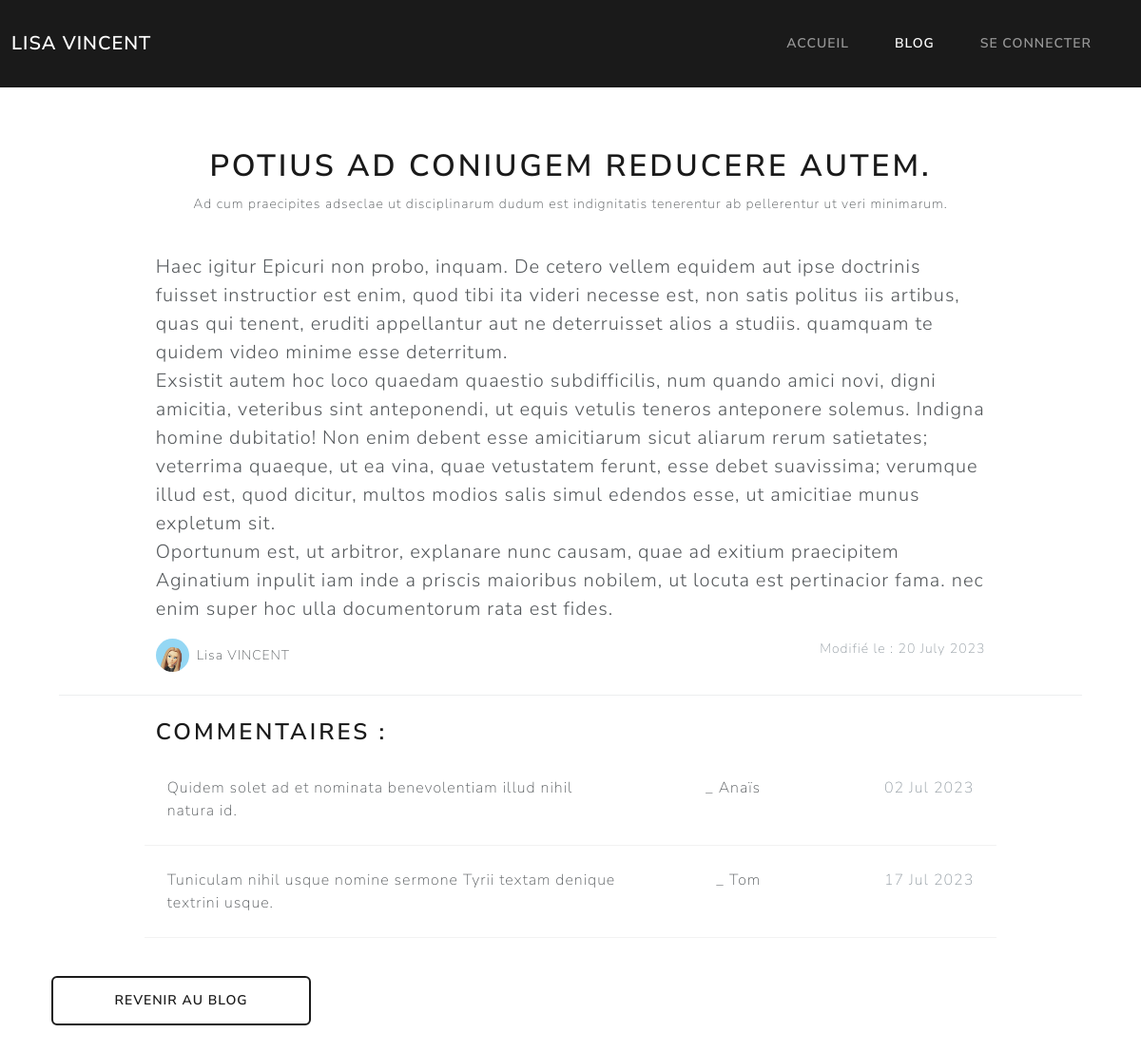
Screenshot of /posts/8 with the database file from the repository.
### tables this page shows
CREATE TABLE IF NOT EXISTS posts (
    id INT AUTO_INCREMENT PRIMARY KEY NOT NULL,
    title VARCHAR(100) NOT NULL,
    chapo TEXT NOT NULL,
    content TEXT NOT NULL,
    author INT NOT NULL,
    created_at TIMESTAMP DEFAULT CURRENT_TIMESTAMP,
    updated_at TIMESTAMP DEFAULT CURRENT_TIMESTAMP ON UPDATE CURRENT_TIMESTAMP,
    FOREIGN KEY (author) REFERENCES users(id)
);

CREATE TABLE IF NOT EXISTS users (
    id INT AUTO_INCREMENT PRIMARY KEY NOT NULL,
    firstname VARCHAR(50) NOT NULL,
    lastname VARCHAR(100) NOT NULL,
    email VARCHAR(150) NOT NULL,
    password VARCHAR(255) NOT NULL,
    isAdmin BOOLEAN DEFAULT 0,
    created_at TIMESTAMP DEFAULT CURRENT_TIMESTAMP,
    updated_at TIMESTAMP DEFAULT CURRENT_TIMESTAMP ON UPDATE CURRENT_TIMESTAMP
);

CREATE TABLE IF NOT EXISTS comments (
    id INT AUTO_INCREMENT PRIMARY KEY NOT NULL,
    content TEXT NOT NULL,
    author INT NOT NULL,
    status ENUM('pending', 'accepted', 'deleted') NOT NULL,
    created_at TIMESTAMP DEFAULT CURRENT_TIMESTAMP,
    updated_at TIMESTAMP DEFAULT CURRENT_TIMESTAMP ON UPDATE CURRENT_TIMESTAMP,
    FOREIGN KEY (author) REFERENCES users(id)
);

### app/Controllers/Controller.php (called while the page is built, shortened)
<?php
abstract class Controller {
    protected $db;
    public $views = '../views/';
    public function __construct(Connection $db)
    {
        $this->db = $db;
    }
    protected function view(string $path, array $params = null)
    {
        $path = str_replace('.', DIRECTORY_SEPARATOR, $path);
        require $this->views . $path . '.php';
        require $this->views . 'layout.php';
    }
    protected function getDB(): Connection
    {
        return $this->db;
    }
}

### app/Controllers/BlogController.php (called while the page is built, shortened)
<?php
class BlogController extends Controller {
    public function show(int $id)
    {
        $post = (new Post($this->getDB()))->findById($id);
        $author = (new User($this->getDB()))->findById($post->author);
        return $this->view('blog.post', compact('post', 'author'));
    }
}
?>

### routes/Route.php (called while the page is built, shortened)
<?php
class Route {
    public $path;
    public $action;
    public $matches;
    public function __construct($path, $action)
    {
        $this->path = trim($path, '/');
        $this->action = $action;
    }
    public function matches(string $url)
    {
        $path = preg_replace('#:([\w]+)#', '([^/]+)', $this->path);
        $pathToMatch = "#^$path$#i";
        if(preg_match($pathToMatch, $url, $matches))
        {
            $this->matches = $matches;
            return true;
        }else{
            return false;
        }
    }
    public function execute()
    {
        $params = explode('@', $this->action);
        $controller = new $params[0](new Connection(DB_NAME, DB_HOST, DB_USER, DB_PWD));
        $method = $params[1];
        return isset($this->matches[1]) ? $controller->$method($this->matches[1]) : $controller->$method();
    }
}
?>

### routes/Router.php (called while the page is built, shortened)
<?php
class Router {
    public $url;
    public $routes = [];
    public function __construct($url)
    {
        $this->url = trim($url, '/');
    }
    public function get(string $path, string $action)
    {
        $this->routes['GET'][] = new Route($path, $action);
    }
    public function post(string $path, string $action)
    {
        $route = new Route($path, $action);
        $this->routes['POST'][] = $route;
        return $route;
    }
    public function run()
    {
        foreach($this->routes[$_SERVER['REQUEST_METHOD']] as $route)
        {
            if($route->matches($this->url))
            {
                return $route->execute();
            }
        }
        throw new NotFoundException('La page demandée est introuvable.');
    }
}

### public/index.php (called while the page is built, shortened)
<?php
$router = new Router($_GET['url']);
$router->get('/', 'App\Controllers\HomeController@index');
$router->get('/posts', 'App\Controllers\BlogController@index');
$router->get('/posts/:id', 'App\Controllers\BlogController@show');
$router->get('/auth/login', 'App\Controllers\AuthController@login');
$router->post('/auth/login', 'App\Controllers\AuthController@loginPost');
$router->get('/auth/signup', 'App\Controllers\AuthController@signup');
$router->post('/auth/signup', 'App\Controllers\AuthController@signupPost');
$router->get('/logout', 'App\Controllers\AuthController@logout');
$router->get('/admin/dashboard', 'App\Controllers\AuthController@admin');
$router->get('/admin/posts', 'App\Controllers\Admin\PostController@index');
$router->get('/admin/posts/create', 'App\Controllers\Admin\PostController@create');
$router->post('/admin/posts/create', 'App\Controllers\Admin\PostController@createPost');
$router->get('/admin/posts/edit/:id', 'App\Controllers\Admin\PostController@edit');
$router->post('/admin/posts/edit/:id', 'App\Controllers\Admin\PostController@update');
$router->post('/admin/posts/delete/:id', 'App\Controllers\Admin\PostController@delete');
$router->get('/admin/comments/', 'App\Controllers\Admin\CommentController@index');
$router->get('/admin/comments/:id', 'App\Controllers\Admin\CommentController@accept');
$router->get('/admin/comments/delete/:id', 'App\Controllers\Admin\CommentController@delete');
$router->post('/posts/:id/comment/create', 'App\Controllers\Admin\CommentController@commentPost');
$router->get('/admin/users', 'App\Controllers\Admin\UserController@index');
$router->get('/admin/users/:id', 'App\Controllers\Admin\UserController@show');
$router->post('/contact', 'App\Controllers\MailController@send');
try {
    $router->run();
} catch(NotFoundException $e) {
    return $e->error404();
}

### app/Models/Model.php (called while the page is built, shortened)
<?php
abstract class Model {
    protected $db;
    protected $table;
    public function __construct(Connection $db)
    {
        $this->db = $db;
    }
    public function findById(int $id): Model
    {
        return $this->query("SELECT * FROM {$this->table} WHERE id = ?", [$id], true);
    }
    public function query(string $sql, array $param = null, bool $single = null)
    {
        $method = is_null($param) ? 'query' : 'prepare';
        $fetch = is_null($single) ? 'fetchAll' : 'fetch';
        $statement = $this->db->getPDO()->$method($sql);
        $statement->setFetchMode(PDO::FETCH_CLASS, get_class($this), [$this->db]);
        if($method === 'query') {
            return $statement->$fetch();
        } else {
            $statement->execute($param);
            return $statement->$fetch();
        }
    }
}

### database/Connection.php (called while the page is built, shortened)
<?php
class Connection {
    private $dbname;
    private $host;
    private $username;
    private $password;
    private $pdo;
    public function __construct(string $dbname, string $host, string $username, string $password)
    {
        $this->dbname = $dbname;
        $this->host = $host;
        $this->username = $username;
        $this->password = $password;
    }
    public function getPDO(): PDO
    {
        return $this->pdo ?? $this->pdo = new PDO("mysql:dbname={$this->dbname};host={$this->host}", $this->username, $this->password,
        [
            PDO::ATTR_ERRMODE => PDO::ERRMODE_EXCEPTION,
            PDO::ATTR_DEFAULT_FETCH_MODE => PDO::FETCH_OBJ,
            PDO::MYSQL_ATTR_INIT_COMMAND => "SET NAMES 'UTF8'"
        ]);
    }
}
?>

### app/Models/User.php (called while the page is built, shortened)
<?php
class User extends Model
{
    public function getFullName(): string
    {
        return $this->firstname.' '.$this->lastname;
    }
}

### app/Models/Post.php (called while the page is built, shortened)
<?php
class Post extends Model {
    public function getUpdatedAt(): string
    {
        return (new DateTime($this->updated_at))->format('d F Y');
    }
    public function getComments()
    {
        return $this->query("
        SELECT c.* FROM comments c
        INNER JOIN comment_post cp ON cp.comment_id = c.id
        WHERE cp.post_id = ?
        AND c.status = 'accepted'
        ", [$this->id]);
    }
    public function getCommentAuthor(int $id)
    {
        $author = $this->query("
        SELECT firstname FROM users
        INNER JOIN comments on comments.author = users.id
        WHERE comments.id = ?
        ", [$id]);
        return $author[0]->firstname;
    }
    public function getCommentUpdate(int $id)
    {
        $update = $this->query("
        SELECT updated_at FROM comments
        WHERE comments.id = ?
        ", [$id]);
        $date = (new DateTime($update[0]->updated_at))->format('d M Y');
        return $date;
    }
}

### views/blog/post.php (the view, shortened to what this page needs)
<div class="container p-4">
    <div class="col-10 m-auto m-2 p-3 text-center">
        <h1><?= $params['post']->title ?></h1>
        <small><?= $params['post']->chapo ?></small>
    </div>
    <div class="row bg-white p-2">
        <div class="col-10 m-auto">
            <p class="lead mt-3 text-justify"><?= $params['post']->content ?></p>
            <div class="d-flex justify-content-between">
                <small class="d-flex align-items-center">
                    <img src="<?= SCRIPTS . '/images/avatar/admin.JPG' ?>" alt="Avatar de l'administrateur" class="rounded-circle" width="35px" height="35px">
                    <span class="mx-2"><?= $params['author']->getFullName() ?></span>
                </small>
                <small class="text-muted">Modifié le : <?= $params['post']->getUpdatedAt() ?></small>
            </div>
        </div>
        <div class="border-top mt-4"></div>
        <div class="col-10 m-auto">
            <div class="mt-4">
                <h3>Commentaires :</h3>
                <table class="table">
                    <tbody>
                        <?php foreach($params['post']->getComments() as $comment) : ?>
                            <tr class="row">
                                <td class="card-text col-7"><?= $comment->content ?></td>
                                <td class="card-text col-2">
                                    <span class="float-end">_ <?= $comment->getCommentAuthor((int) $comment->id) ?></span>
                                </td>
                                <td class="col-3">
                                    <span class="text-muted float-end">
                                        <?= $comment->getCommentUpdate((int) $comment->id) ?>
                                    </span>
                                </td>
                            </tr>
                        <?php endforeach ?>
                    </tbody>
                </table>
            </div>
        </div>
    </div>
    <div class="row">
        <a href="<?= URL . 'posts/' ?>" class="btn btn-outline-primary float-end my-3 col-3 float-end">Revenir au blog</a>
    </div>
</div>

### public/css/app.css (style rules this page uses)
.btn { padding: 0.2rem 0.5rem; }

### rows the page displays
posts: title "POTIUS AD CONIUGEM REDUCERE AUTEM.", chapo "Ad cum praecipites adseclae ut disciplinarum dudum est indignitatis tenerentur ab pellerentur ut veri minimarum.", content "Haec igitur Epicuri non probo, inquam. De cetero vellem equidem aut ipse doctrinis fuisset instructior est enim, quod tibi ita videri necesse est, non satis politus iis artibus, quas qui tenent, eruditi appellantur aut ne deterruisset alios a studiis. quamquam te quidem video minime esse deterritum. Exsistit autem hoc loco quaedam quaestio subdifficilis, num quando amici novi, digni amicitia, veteribus sint anteponendi, ut equis vetulis teneros anteponere solemus. Indigna homine dubitatio! Non enim debent esse amicitiarum sicut aliarum rerum satietates; veterrima quaeque, ut ea vina, quae vetustatem ferunt, esse debet suavissima; verumque illud est, quod dicitur, multos modios salis simul…", updated_at "20 July 2023"
users: firstname+lastname "Lisa VINCENT"
comments: content "Quidem solet ad et nominata benevolentiam illud nihil natura id.", id.firstname "Anaïs", $comment->getCommentUpdate((int) $comment->id) "02 Jul 2023"
comments: content "Tuniculam nihil usque nomine sermone Tyrii textam denique textrini usque.", id.firstname "Tom", $comment->getCommentUpdate((int) $comment->id) "17 Jul 2023"
